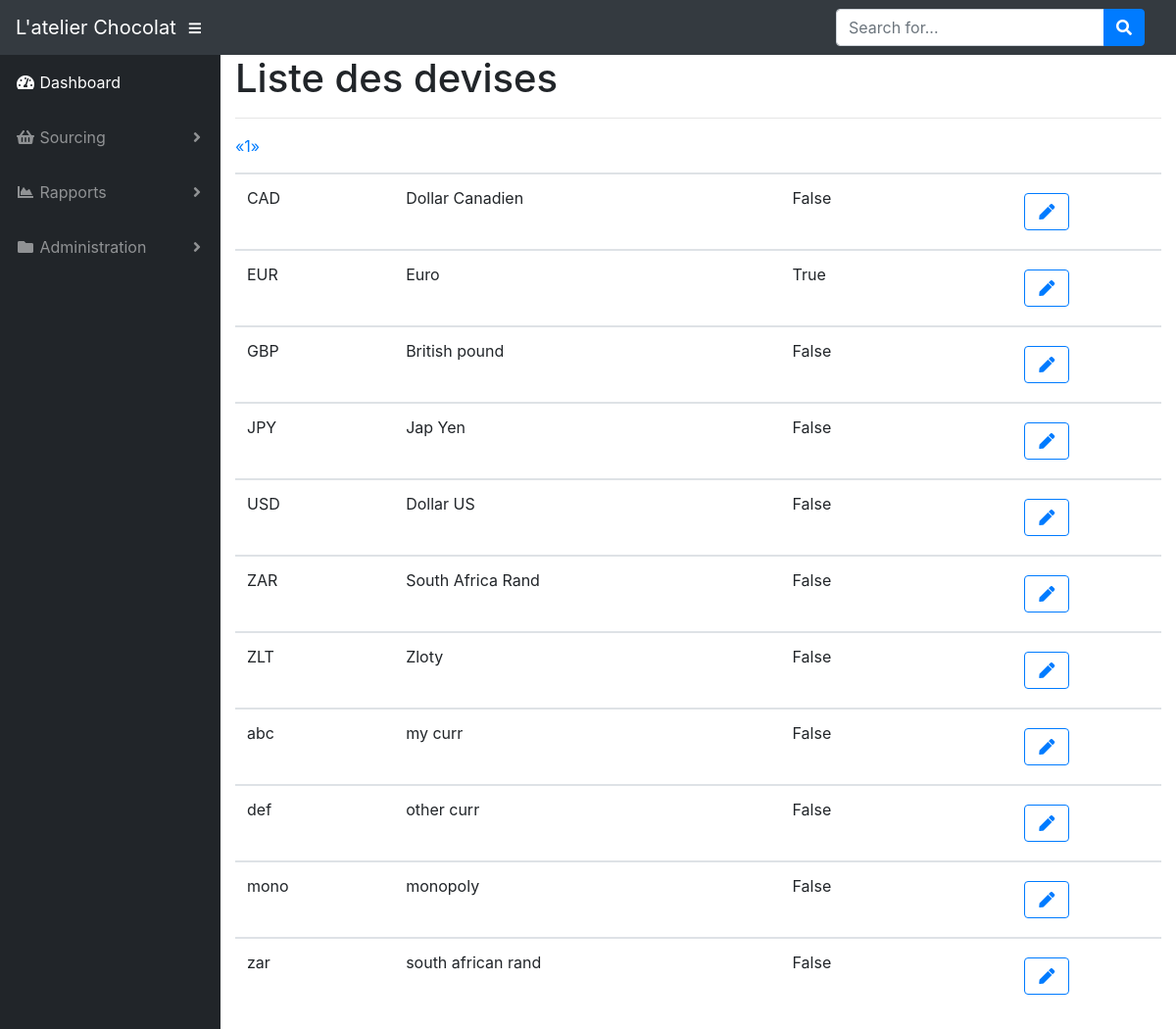
The app's page /list_of_currencies (signed in) with its own data.
### app/models.py (models this page shows, shortened)
class Currency(db.Model):
    id = db.Column(db.Integer, primary_key=True)
    name = db.Column(db.String(4), index=True, unique=True)
    description = db.Column(db.String(64))
    default_curr = db.Column(db.Boolean())

### app/currencies/routes.py (the view)
@bp.route('/list_of_currencies')
@login_required
def list_of_currencies():
    page = request.args.get('page', 1, type=int)
    pagination = Currency.query.order_by(Currency.name.asc()).paginate(page, current_app.config['CURRENCIES_PER_PAGE'], False)
    currencies = pagination.items
    return render_template('currencies/list_of_currencies.html', title='Liste des devises',
                           currencies=currencies, pagination=pagination)

### app/models.py (called while the page is built)
@login.user_loader
def load_user(id):
    return User.query.get(int(id))

### app/templates/currencies/list_of_currencies.html
{% extends "base.html" %}
{% import 'bootstrap/wtf.html' as wtf %}
{% import "_macros.html" as macros %}
{% block app_content %}
    <h1>Liste des devises</h1>
    <hr>
    <table class="table table-hover">
        <tr>
            <div class="row">
                <div class="col-sm-6">
                    <div class="pagination">
                        {% for currency in currencies %}
                            {% include 'currencies/_currency.html' %}
                        {% endfor %}
                        {{ macros.pagination_widget(pagination, 'currencies.list_of_currencies') }}
                    </div>
                </div>
            </div>
        </tr>
    </table>
{% endblock %}

### app/templates/currencies/_currency.html
<tbody>
    <tr>
        <td>{{ currency.name }}</td>
        <td>{{ currency.description }}</td>
        <td>{{ currency.default_curr }}</td>
        <td>
            <div class="btn btn-block">
                <a href="{{ url_for('currencies.edit_currency', id=currency.id) }}"><button class="btn btn-outline-primary" type="button"><i class="fas fa-fw fa-pen"></i></button></a>
            </div>
        </td>
    </tr>
</tbody>

### records on screen
Currency: name "CAD", description "Dollar Canadien", default_curr "False"
Currency: name "EUR", description "Euro", default_curr "True"
Currency: name "GBP", description "British pound", default_curr "False"
Currency: name "JPY", description "Jap Yen", default_curr "False"
Currency: name "USD", description "Dollar US", default_curr "False"
Currency: name "ZAR", description "South Africa Rand", default_curr "False"
Currency: name "ZLT", description "Zloty", default_curr "False"
Currency: name "abc", description "my curr", default_curr "False"
Currency: name "def", description "other curr", default_curr "False"
Currency: name "mono", description "monopoly", default_curr "False"
Currency: name "zar", description "south african rand", default_curr "False"

### other values on screen
{{ p }} "1"
